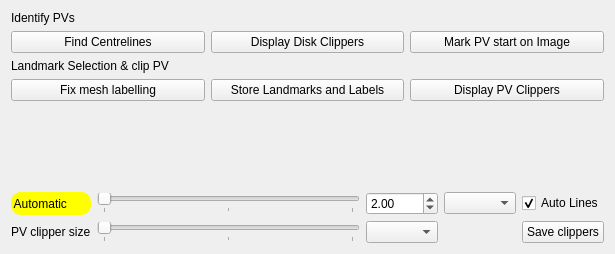
<?xml version="1.0" encoding="UTF-8"?>
<ui version="4.0">
 <class>AtrialFibresClipperViewControls</class>
 <widget class="QWidget" name="AtrialFibresClipperViewControls">
  <property name="geometry">
   <rect>
    <x>0</x>
    <y>0</y>
    <width>615</width>
    <height>254</height>
   </rect>
  </property>
  <property name="windowTitle">
   <string>QmitkTemplate</string>
  </property>
  <layout class="QVBoxLayout" name="verticalLayout">
   <item>
    <layout class="QGridLayout" name="gridLayout">
     <item row="0" column="1">
      <widget class="QLabel" name="label_man">
       <property name="text">
        <string>Identify PVs</string>
       </property>
      </widget>
     </item>
     <item row="2" column="1">
      <widget class="QLabel" name="label_auto">
       <property name="text">
        <string>Landmark Selection &amp; clip PV</string>
       </property>
      </widget>
     </item>
     <item row="1" column="2">
      <widget class="QPushButton" name="button_man2_clippers">
       <property name="text">
        <string>Display Disk Clippers</string>
       </property>
      </widget>
     </item>
     <item row="1" column="3">
      <widget class="QPushButton" name="button_man3_clipseg">
       <property name="text">
        <string>Mark PV start on Image</string>
       </property>
      </widget>
     </item>
     <item row="1" column="1">
      <widget class="QPushButton" name="button_man1_ctrlines">
       <property name="text">
        <string>Find Centrelines</string>
       </property>
      </widget>
     </item>
     <item row="3" column="3">
      <widget class="QPushButton" name="button_auto2_clippers">
       <property name="text">
        <string>Display PV Clippers</string>
       </property>
      </widget>
     </item>
     <item row="3" column="2">
      <widget class="QPushButton" name="button_auto1_savelabels">
       <property name="text">
        <string>Store Landmarks and Labels</string>
       </property>
      </widget>
     </item>
     <item row="3" column="1">
      <widget class="QPushButton" name="button_auto3_spacing">
       <property name="text">
        <string>Fix mesh labelling</string>
       </property>
      </widget>
     </item>
    </layout>
   </item>
   <item>
    <widget class="QVTKOpenGLWidget" name="widget_1" native="true">
     <property name="sizePolicy">
      <sizepolicy hsizetype="MinimumExpanding" vsizetype="MinimumExpanding">
       <horstretch>0</horstretch>
       <verstretch>0</verstretch>
      </sizepolicy>
     </property>
    </widget>
   </item>
   <item>
    <layout class="QGridLayout" name="gridLayout_2">
     <item row="1" column="1">
      <widget class="QSlider" name="slider_auto">
       <property name="maximum">
        <number>2</number>
       </property>
       <property name="orientation">
        <enum>Qt::Horizontal</enum>
       </property>
       <property name="tickPosition">
        <enum>QSlider::TicksBelow</enum>
       </property>
      </widget>
     </item>
     <item row="1" column="2">
      <widget class="QComboBox" name="comboBox_auto"/>
     </item>
     <item row="0" column="3">
      <widget class="QComboBox" name="comboBox"/>
     </item>
     <item row="0" column="4">
      <widget class="QCheckBox" name="checkBox">
       <property name="text">
        <string>Auto Lines</string>
       </property>
       <property name="checked">
        <bool>true</bool>
       </property>
      </widget>
     </item>
     <item row="1" column="4">
      <widget class="QPushButton" name="button_auto4_clipPv">
       <property name="text">
        <string>Save clippers</string>
       </property>
      </widget>
     </item>
     <item row="0" column="2">
      <widget class="QDoubleSpinBox" name="spinBox">
       <property name="minimum">
        <double>1.000000000000000</double>
       </property>
       <property name="maximum">
        <double>20.000000000000000</double>
       </property>
       <property name="singleStep">
        <double>0.020000000000000</double>
       </property>
       <property name="value">
        <double>2.000000000000000</double>
       </property>
      </widget>
     </item>
     <item row="1" column="0">
      <widget class="QLabel" name="label_auto_slider">
       <property name="text">
        <string>PV clipper size</string>
       </property>
      </widget>
     </item>
     <item row="0" column="0">
      <widget class="QLabel" name="label">
       <property name="styleSheet">
        <string notr="true">border-width: 1px;
border-color: black;
border-radius: 10px;
background-color: yellow;</string>
       </property>
       <property name="text">
        <string> Automatic </string>
       </property>
      </widget>
     </item>
     <item row="0" column="1">
      <widget class="QSlider" name="slider">
       <property name="maximum">
        <number>2</number>
       </property>
       <property name="orientation">
        <enum>Qt::Horizontal</enum>
       </property>
       <property name="tickPosition">
        <enum>QSlider::TicksBelow</enum>
       </property>
      </widget>
     </item>
    </layout>
   </item>
  </layout>
 </widget>
 <layoutdefault spacing="6" margin="11"/>
 <customwidgets>
  <customwidget>
   <class>QVTKOpenGLWidget</class>
   <extends>QWidget</extends>
   <header>QVTKOpenGLWidget.h</header>
   <container>1</container>
  </customwidget>
 </customwidgets>
 <resources/>
 <connections/>
</ui>
